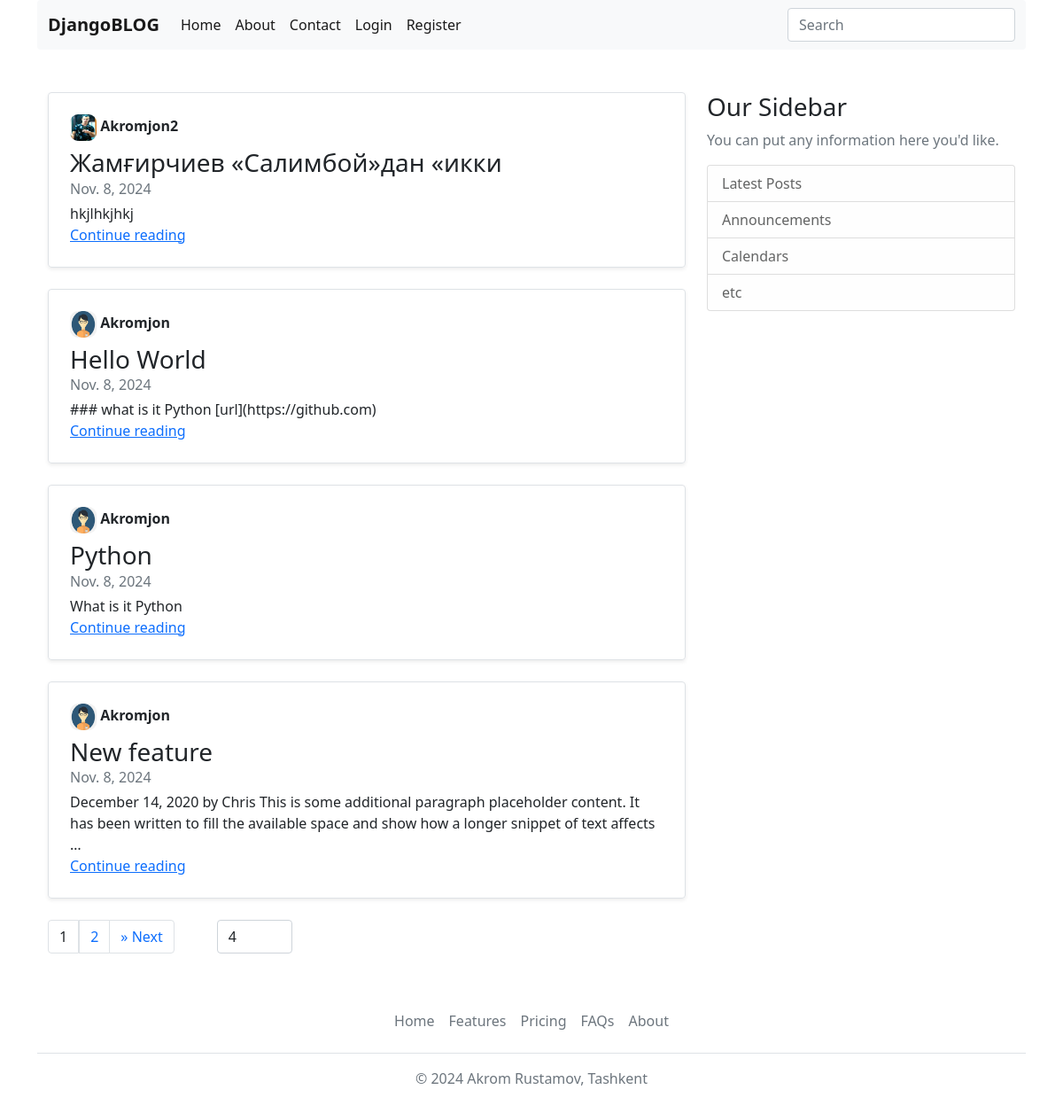
The page / on the database its author committed.
### apps/blog/models.py (models this page shows, shortened)
class Post(TimestempedAbstractModel):
    title = models.CharField(max_length=120)
    slug = models.SlugField(max_length=255, unique=True, db_index=True)
    content = models.TextField()
    publisher_at = models.DateField()
    is_active = models.BooleanField(default=False)
    author = models.ForeignKey("User", models.CASCADE, "posts")
    def get_absolute_url(self):
        return reverse("post_detail", kwargs={"slug": self.slug})

class User(AbstractUser, TimestempedAbstractModel):
    avatar = models.ImageField(
        upload_to="avatars/", null=True, default="avatars/default/logo.png"
    )

### apps/blog/views.py (the view)
# urls.py: path("", views.HomePageView.as_view(), name="home"),
class HomePageView(TemplateView):
    template_name = "blog/home.html"
    def get(self, request):
        if request.user.is_authenticated:
            posts = Post.objects.exclude(author=request.user)
        else:
            posts = Post.objects.all()
        search_query = request.GET.get('search_query', None)
        page = request.GET.get("page", 1)
        size = request.GET.get("size", 4)
        posts = get_search_model_queryset(posts, search_query)
        page_obj = get_pagination_obj(posts, page, size)
        return render(
            request,
            "blog/home.html",
            {
                "page_obj": page_obj,
                "size_value": size,
            },
        )

### apps/blog/utils.py (called while the page is built, shortened)
def get_search_model_queryset(model_queryset: QuerySet, search_query: str = None) -> QuerySet:
    if search_query is None:
        return model_queryset

def get_pagination_obj(model_queryset: QuerySet, page: int = 1, size: int = 4) -> Page:
    return Paginator(model_queryset.order_by("id"), size).page(page)

### templates/blog/home.html (shortened to what this page needs)
{% extends 'base.html' %}
{% load static %}
{% block content %}
<main role="main" class="container" id="main-content">
  <div class="row">
    <div class="col-md-8">
        {% for post in page_obj.object_list %}
        <div class="col-md-12">
          <div class="row g-0 border rounded overflow-hidden flex-md-row mb-4 shadow-sm h-md-250 position-relative">
            <div class="col p-4 d-flex flex-column position-static">
              <div class="d-flex">
                <strong class="d-inline-block mb-2">
                  <img src="{{ post.author.avatar.url }}" style="border-radius: 30%;" width="30px" height="30px" alt="author logo">
                  {{ post.author }}
                </strong>
              </div>
              <h3 class="mb-0">{{ post.title }}</h3>
              <div class="mb-1 text-muted">{{ post.publisher_at }}</div>
              <p class="card-text mb-auto">{{ post.content|truncatewords_html:30 }}</p>
              <a href="{{ post.get_absolute_url }}" class="stretched-link">Continue reading</a>
            </div>
          </div>
        </div>
        {% empty %}
        <div align="center">
          <h3>Post not found</h3>
        </div>
        {% endfor %}
    </div>
    {% include 'components/latest_posts.html' %}
  </div>
  {% include 'components/paginators.html' %}
</main>
{% endblock %}

### rows shown on the page
Post: author.avatar (picture), author "Akromjon2", title "Жамғирчиев «Салимбой»дан «икки", publisher_at "Nov. 8, 2024", content "hkjlhkjhkj"
Post: author.avatar (picture), author "Akromjon", title "Hello World", publisher_at "Nov. 8, 2024", content "### what is it Python [url](https://github.com)"
Post: author.avatar (picture), author "Akromjon", title "Python", publisher_at "Nov. 8, 2024", content "What is it Python"
Post: author.avatar (picture), author "Akromjon", title "New feature", publisher_at "Nov. 8, 2024", content "December 14, 2020 by Chris This is some additional paragraph placeholder content. It has been written to fill the available space and show how a longer snippet of text affects …"

### other values the page prints
{{ page_obj.number }} "1"
{{ page_obj.next_page_number }} "2"
